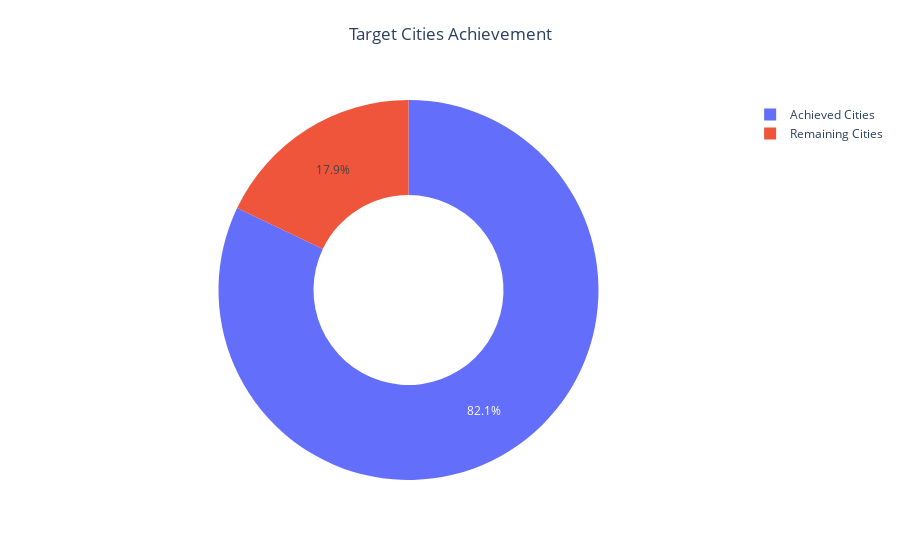

Write notebook code for a chart like this one.
### Markdown cell above
## ***Target Cities Achievement***

### Code cell
# Given Target Cities
Target_Cities = 28

# Calculate the actual number of unique cities
Actual_Cities = len(Sales_df.groupby(['City']))

# Calculate the percentage of achieved cities
Achieved_cities_per = round((Actual_Cities / Target_Cities) * 100, 1)


# Calculate the remaining percentage of cities to achieve the target
Remaining_cities_per = round(100 - Achieved_cities_per, 1)

# Create data for the donut chart
labels = ['Achieved Cities', 'Remaining Cities']
values = [Achieved_cities_per, Remaining_cities_per]

# Create the Donut Chart
fig = go.Figure(data=[go.Pie(labels=labels, values=values, hole=0.5)])

# Customize the layout
fig.update_layout(
    title={
        'text': "Target Cities Achievement",
        'y': 0.95,
        'x': 0.5,
        'xanchor': 'center',
        'yanchor': 'top'
    },
    showlegend=True
)

# Display the chart
fig.show()

### Figure 1 — Plotly figure (JSON) as saved in the notebook; plotly's stock layout.template omitted (floating-point values rounded to 4 significant figures)
{"data": [{"hole": 0.5, "labels": ["Achieved Cities", "Remaining Cities"], "type": "pie", "values": [82.1, 17.9]}], "layout": {"autosize": true, "showlegend": true, "title": {"text": "Target Cities Achievement", "x": 0.5, "xanchor": "center", "y": 0.95, "yanchor": "top"}}}
